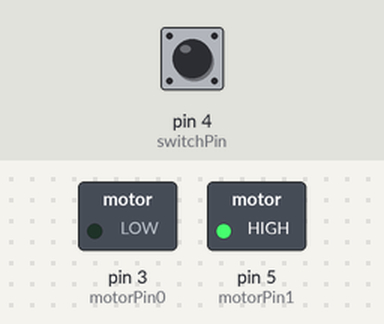
Simulated run of this sketch. Board: Arduino Uno, built with avr-gcc and run on an emulated ATmega328P. Parts: switched loads named in the sketch (green lamp = pin HIGH). Inputs (shaded band) come from the test bench; at power-on: pin 4 (switchPin) HIGH.

Above: at 1.2 s.
1.3 s: pin 4 (switchPin) pulled LOW for 0.15 s
At 1.37 s:
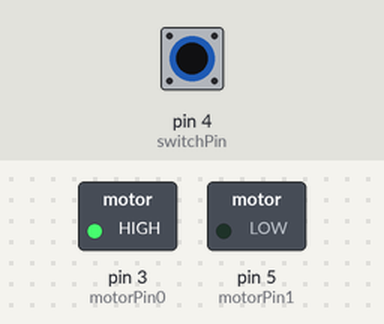
2.9 s: pin 4 (switchPin) pulled LOW for 3.2 s
At 7.3 s:
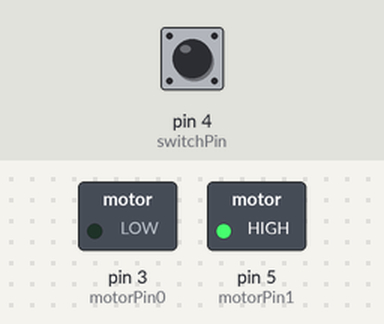
Timing chart, 0 to 8.8 s (numbered marks = the images above; inputs shaded):
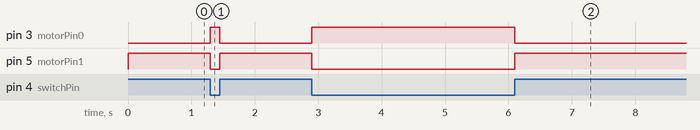

The sketch:

Simple_Robot.ino
```cpp
/* simpleMotor using th L293
* —————-
*/

//the H bridge takes two outputs from the Arduino to control the motor.
int motorPin0 = 3;
int motorPin1 = 5;
// there is one switch
int switchPin = 4;
//declare the state variable
int state = 0;

void setup() {
//the motor control wires are outputs
pinMode(motorPin0, OUTPUT);
pinMode(motorPin1, OUTPUT);
//the switch is an input
pinMode(switchPin, INPUT);
}

void loop() {
//read the switch
state = digitalRead(switchPin);
//based on the state of the switch alternate the control pins to change he direction of the motor.
switch (state){
case 0:
digitalWrite(motorPin0, HIGH);
digitalWrite(motorPin1, LOW);
break;
case 1:
digitalWrite(motorPin0, LOW);
digitalWrite(motorPin1, HIGH);
break;
}
}
```

Measured:
- after the input at 1.3 s, pin 3 (motorPin0): LOW → HIGH at once, → LOW 0.15 s later; pin 5 (motorPin1): HIGH → LOW at once, → HIGH 0.15 s later
- after the input at 2.9 s, pin 3 (motorPin0): LOW → HIGH at once, → LOW 3.2 s later; pin 5 (motorPin1): HIGH → LOW at once, → HIGH 3.2 s later
